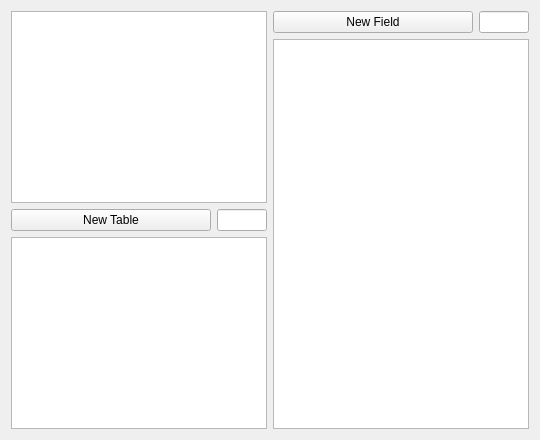
          <widget class="QWidget" name="tab_8">
           <attribute name="title">
            <string>Tables</string>
           </attribute>
           <layout class="QHBoxLayout" name="horizontalLayout_16">
            <item>
             <layout class="QVBoxLayout" name="verticalLayout_9">
              <item>
               <widget class="QListView" name="lstTSessions"/>
              </item>
              <item>
               <layout class="QHBoxLayout" name="horizontalLayout_20">
                <property name="topMargin">
                 <number>0</number>
                </property>
                <item>
                 <widget class="QPushButton" name="pushButton_10">
                  <property name="text">
                   <string>New Table</string>
                  </property>
                 </widget>
                </item>
                <item>
                 <widget class="QLineEdit" name="txtWidgetID_4">
                  <property name="maximumSize">
                   <size>
                    <width>50</width>
                    <height>16777215</height>
                   </size>
                  </property>
                 </widget>
                </item>
               </layout>
              </item>
              <item>
               <widget class="QTableView" name="tblTTable"/>
              </item>
             </layout>
            </item>
            <item>
             <layout class="QVBoxLayout" name="verticalLayout_10">
              <item>
               <layout class="QHBoxLayout" name="horizontalLayout_19">
                <property name="topMargin">
                 <number>0</number>
                </property>
                <item>
                 <widget class="QPushButton" name="pushButton_11">
                  <property name="text">
                   <string>New Field</string>
                  </property>
                 </widget>
                </item>
                <item>
                 <widget class="QLineEdit" name="txtWidgetID_3">
                  <property name="maximumSize">
                   <size>
                    <width>50</width>
                    <height>16777215</height>
                   </size>
                  </property>
                 </widget>
                </item>
               </layout>
              </item>
              <item>
               <widget class="QTableView" name="tblTFields"/>
              </item>
             </layout>
            </item>
           </layout>
          </widget>
